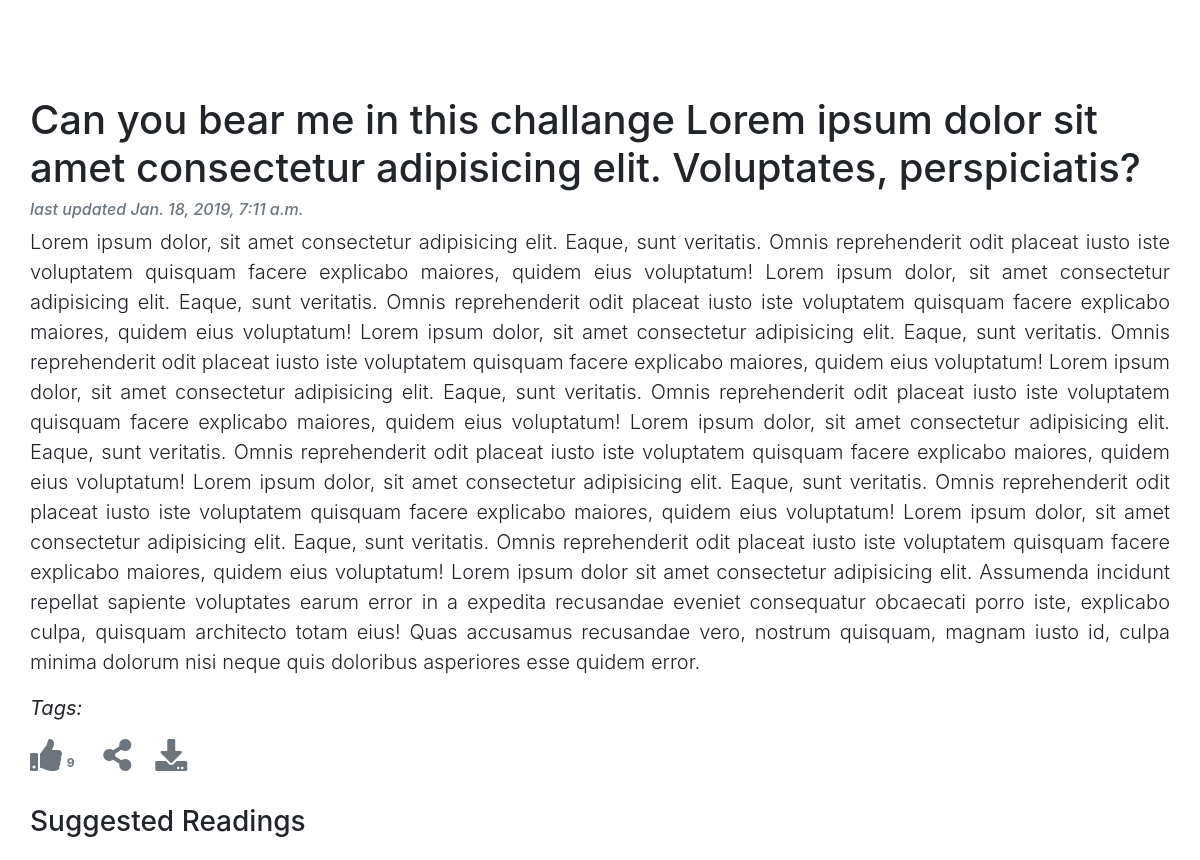
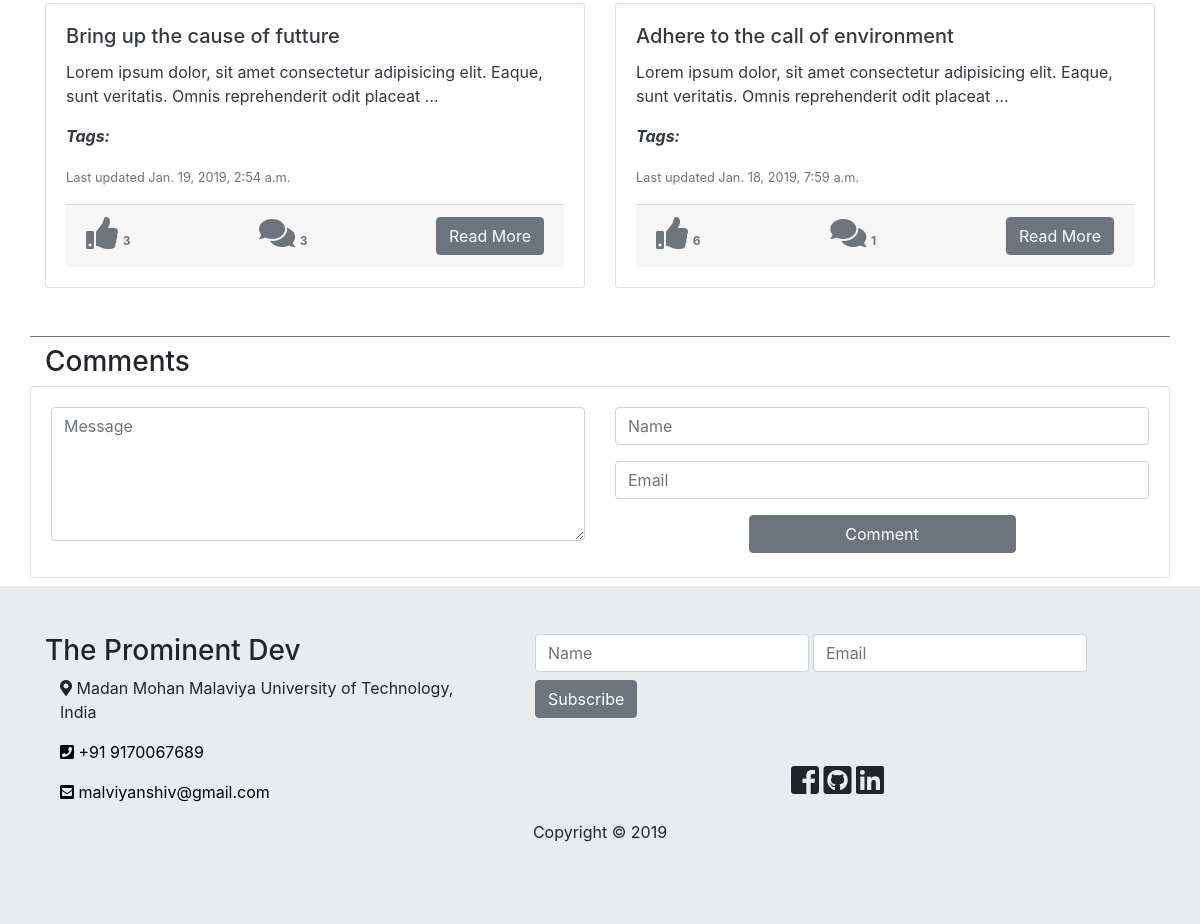
Page /blog/post/13/1/2019/can-you-bear-me-challange on the committed database (2 pictures, top to bottom).
### blog/models.py (models this page shows, shortened)
class Post(models.Model):
    STATUS_CHOICES = (
        ('draft', 'Draft'),
        ('published', 'Published'),
    )
    title = models.CharField(max_length=250)
    slug = models.SlugField(unique_for_date="publish", max_length=250)
    author = models.ForeignKey(User, on_delete=models.CASCADE, related_name='blog_posts')
    body = models.TextField()
    tags = TaggableManager()
    publish = models.DateTimeField(default=timezone.now)
    created = models.DateTimeField(auto_now_add=True)
    updated = models.DateTimeField(auto_now=True)
    status = models.CharField(max_length=10, choices=STATUS_CHOICES, default='draft')
    like_count = models.IntegerField(default=0)
    comment_count = models.IntegerField(default=0)
    objects = models.Manager() # the default manager
    published = PublishedManager() # our custom manager
    class Meta:
        ordering = ('-publish',)
    def get_absolute_url(self):
        return reverse('blog:post_detail',
                        args=[ self.publish.day, self.publish.month, self.publish.year, self.slug])

### blog/views.py (the view, shortened to what this page needs)
# urls.py: path("post/<int:day>/<int:month>/<int:year>/<slug:slug>", views.post_detail, name="post_detail"),
def post_detail(requests, day, month, year, slug):
    post = get_object_or_404(Post, slug=slug, status='published',publish__year=year, publish__month=month, publish__day=day)
    comments = post.comments.filter(active=True)
    posts = Post.published.all().exclude(id=post.id)[:2]
    return render(requests, "blog/detail.html", {"post": post, "comments": comments, "posts":posts})

### blog/models.py (called while the page is built)
    def get_queryset(self):
        return super(PublishedManager, self).get_queryset().filter(status='published')

### blog/templates/blog/detail.html (shortened to what this page needs)
{% load static %}
<!DOCTYPE html>
<html lang="en">
<head>
    <link rel="stylesheet" href="https://use.fontawesome.com/releases/v5.6.3/css/all.css"
 />
    <link rel="stylesheet" href="https://stackpath.bootstrapcdn.com/bootstrap/4.1.3/css/bootstrap.min.css"
 />
    <link rel="stylesheet" href="{% static 'css/detail.css' %}" />
</head>
<body>
    <section id="main-area" class="pt-5 py-2">
        <div class="container">
            <div class="row pt-5">
                <h1 class="responsive-header-text">{{ post.title }} Lorem ipsum dolor sit amet consectetur adipisicing elit. Voluptates, perspiciatis?</h1>
                <small class="text-muted h6"><i>last updated {{ post.updated }}</i></small>
                <p class="lead">{{ post.body }} Lorem ipsum dolor sit amet consectetur adipisicing elit. Assumenda incidunt repellat sapiente voluptates
                     earum error in a expedita recusandae eveniet consequatur obcaecati
                     porro iste, explicabo culpa, quisquam architecto totam eius! Quas accusamus recusandae vero, nostrum
                     quisquam, magnam iusto id, culpa minima dolorum nisi neque quis doloribus asperiores esse quidem error.</p>
            </div>
            <div class="row">
                <p class="lead"><i><b>Tags:</b> {{ post.tags.all|join:", " }} </i></p>
            </div>
            <div class="row d-flex text-black-50">
                <a class="post-like mr-4" data-value="{{post.get_absolute_url}}/like" href="#"><i class="fas fa-thumbs-up fa-2x"></i><span class="badge">{{ post.like_count }}</span></a>
                <a href="{{ post.get_absolute_url }}/share" data-toggle="modal" data-target="#modalshareform" target="_blank" class="mr-4"><i class="fas fa-share-alt fa-2x"></i></a>
                <a href="{{ post.get_absolute_url }}/download" target="_blank"><i class="fa fa-download fa-2x" aria-hidden="true"></i></a>
            </div>
            <div class="row mt-3 pt-3">
                <h3 class="mb-2">Suggested Readings</h3>
            </div>
            <div class="row border-bottom border-secondary mt-3">
                {% for post in posts %}
                <div class="col-md-6">
                    <div class="card mb-5">
                        <div class="card-body text-dark">
                            <h5 class="card-title">
                                {{ post.title }}
                            </h5>
                            <p class="card-text">
                                {{ post.body | truncatewords:15 }}
                            </p>
                            <p class="card-text">
                                <p><i><b>Tags:</b> {{ post.tags.all|join:", " }} </i></p>
                                <small class="text-muted">Last updated {{ post.updated }}</small>
                            </p>
                            <div class="card-footer text-secondary d-flex justify-content-between">
                                <a class="post-like" data-value="{{post.get_absolute_url}}/like" href="#"><i class="fas fa-thumbs-up fa-2x"></i><span class="badge">{{ post.like_count }}</span></a>
                                <a href="{{ post.get_absolute_url }}"><i class="fas fa-comments fa-2x"></i><span class="badge">{{ post.comment_count }}</span></a>
                                <a href="{{ post.get_absolute_url }}" class="btn btn-secondary">Read More</a>
                            </div>
                        </div>
                    </div>
                </div>
                {% endfor %}
            </div>
            <div class="mt-2" id="comment-section">
                <div class="row">
                    <div class="comments col-md-9" id="comments">
                        <h3 class="mb-2">Comments</h3>
                    </div>
                </div>
            </div>
            <div class="row">
                <div class="card card-form w-100 bg-transparent">
                    <div class="card-body">
                        <form action="{{ post.get_absolute_url }}" method="POST">
                            <div class="row">
                                <div class="col-sm-6">
                                    <div class="form-group">
                                        <textarea rows="5" class="form-control" placeholder="Message" required name="body"></textarea>
                                    </div>
                                </div>
                                <div class="col-sm-6">
                                    <div class="form-group">
                                        <input type="text" name="name" id="" class="form-control" placeholder="Name" />
                                    </div>
                                    <div class="form-group">
                                        <input type="email" name="email" id="" class="form-control" placeholder="Email" />
                                    </div>
                                    <input type="submit" value="Comment" class="btn btn-secondary btn-block w-50 m-auto" />
                                </div>
                            </div>
                        </form>
                    </div>
                </div>
            </div>
        </div>
    </section>
    <section id="footer" class="pt-5 bg-my jumbotron jumbotron-fluid text-black">
        <div class="container">
            <div class="row">
                <div class="col-md-5">
                    <h3>The Prominent Dev</h5>
                        <div class="container">
                            <div class="d-flex">
                                <p>
                                    <i class="fa fa-map-marker-alt" aria-hidden="true"></i>
                                    Madan Mohan Malaviya University of Technology, India
                                </p>
                            </div>
                            <div class="d-flex">
                                <a href="tel:+919170067689">
                                    <p>
                                        <i class="fa fa-phone-square" aria-hidden="true"></i> +91
                                        9170067689
                                    </p>
                                </a>
                            </div>
                            <div class="d-flex">
                                <a href="mailto:malviyanshiv@gmail.com?Subject=Call from website">
                                    <p>
                                        <i class="fa fa-envelope-square" aria-hidden="true"></i>
                                        malviyanshiv@gmail.com
                                    </p>
                                </a>
                            </div>
                        </div>
                </div>
                <div class="col-md-7 d-flex">
                    <div class="container d-flex">
                        <div class="row">
                            <div class="col-sm-12 d-flex justify-content-center">
                                <form action="">
                                    <div class="form-inline">
                                        <input type="text" name="name" id="" class="form-control mr-1 mb-2" placeholder="Name">
                                        <input type="Email" name="email" id="" class="form-control mr-1 mb-2" placeholder="Email">
                                        <input type="submit" value="Subscribe" class="btn btn-secondary mb-2">
                                    </div>
                                </form>
                            </div>
                            <div class="col-sm-12 text-center mt-3">
                                <i class="fab fa-facebook-square fa-2x"></i>
                                <i class="fab fa-github-square fa-2x"></i>
                                <i class="fab fa-linkedin fa-2x"></i>
                            </div>
                        </div>
                    </div>
                </div>
            </div>
        </div>
        <p class="d-block text-center">
            Copyright &copy; <span id="year"></span>
        </p>
    </section>
    </body>
    </html>

### blog/static/css/detail.css (style rules this page uses)
body a { text-decoration: none; color: #6c757d; }
#footer a { text-decoration: none; color: black !important; }
#footer { margin-bottom: 0px; }
.lead { text-align: justify; }
a.post-like { cursor: pointer; }

### rows in the picture
Post: title "Can you bear me in this challange", updated "Jan. 18, 2019, 7:11 a.m.", body "Lorem ipsum dolor, sit amet consectetur adipisicing elit. Eaque, sunt veritatis. Omnis reprehenderit odit placeat iusto iste voluptatem quisquam facere explicabo maiores, quidem eius voluptatum! Lorem ipsum dolor, sit amet consectetur adipisicing elit. Eaque, sunt veritatis. Omnis reprehenderit odit placeat iusto iste voluptatem quisquam facere explicabo maiores, quidem eius voluptatum! Lorem ipsum dolor, sit amet consectetur adipisicing elit. Eaque, sunt veritatis. Omnis reprehenderit odit placeat iusto iste voluptatem quisquam facere explicabo maiores, quidem eius voluptatum! Lorem ipsum dolor, sit amet consectetur adipisicing elit. Eaque, sunt veritatis. Omnis reprehenderit odit placeat…", like_count "9"
Post: title "Bring up the cause of futture", body "Lorem ipsum dolor, sit amet consectetur adipisicing elit. Eaque, sunt veritatis. Omnis reprehenderit odit placeat …", updated "Jan. 19, 2019, 2:54 a.m.", like_count "3", comment_count "3"
Post: title "Adhere to the call of environment", body "Lorem ipsum dolor, sit amet consectetur adipisicing elit. Eaque, sunt veritatis. Omnis reprehenderit odit placeat …", updated "Jan. 18, 2019, 7:59 a.m.", like_count "6", comment_count "1"
